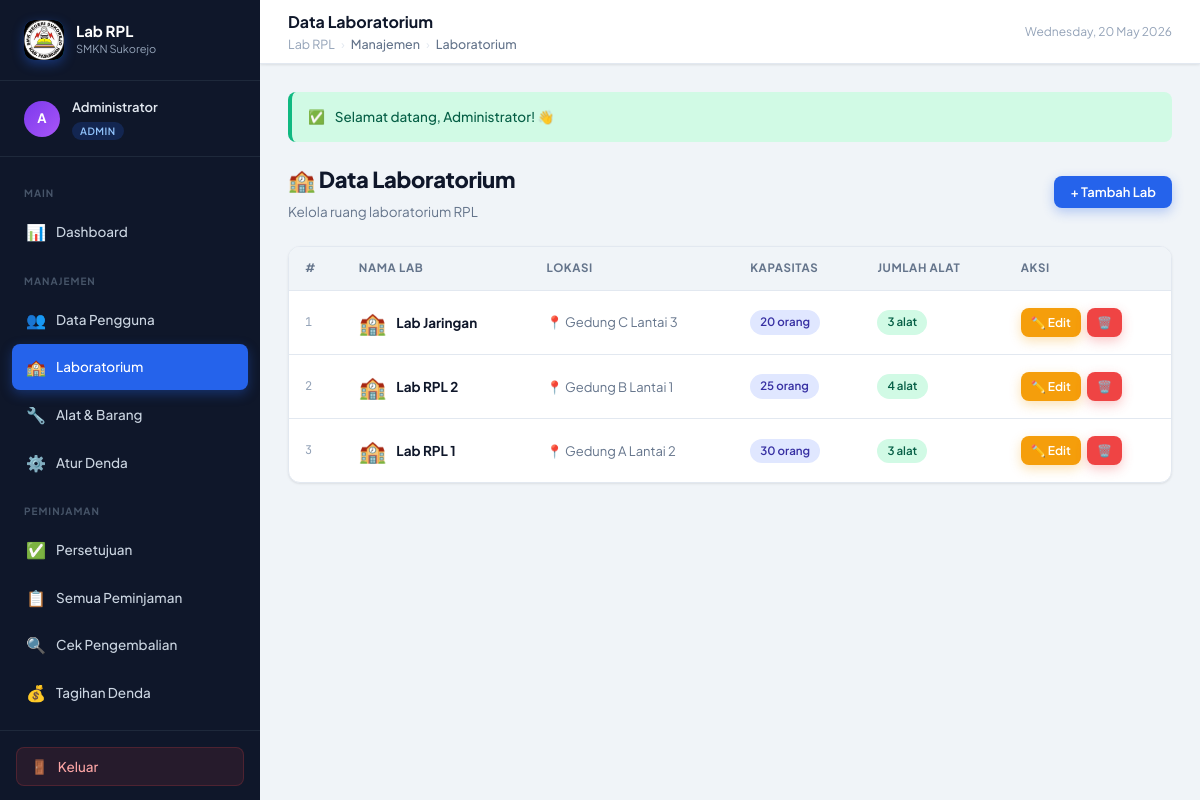
/pages/admin/laboratorium.php (signed in), run on the app's committed database.
### tables this page shows
CREATE TABLE IF NOT EXISTS laboratorium (
    id_lab    INT AUTO_INCREMENT PRIMARY KEY,
    nama_lab  VARCHAR(100) NOT NULL,
    lokasi    VARCHAR(150) NOT NULL,
    kapasitas INT NOT NULL DEFAULT 0,
    created_at TIMESTAMP DEFAULT CURRENT_TIMESTAMP
);

### pages/admin/laboratorium.php (the view, shortened to what this page needs)
<?php
session_start();require_once '../../config/koneksi.php';requireAdmin();
$labs=mysqli_query($conn,"SELECT l.*,COUNT(ab.id_alat) jml_alat FROM laboratorium l LEFT JOIN alat_barang ab ON l.id_lab=ab.id_lab GROUP BY l.id_lab ORDER BY l.id_lab DESC");
include '../../includes/header.php';?>
<?php include '../../includes/flash.php';?>
<div class="page-header" style="display:flex;align-items:center;justify-content:space-between;flex-wrap:wrap;gap:12px;">
  <div><h1>🏫 Data Laboratorium</h1><p>Kelola ruang laboratorium RPL</p></div>
  <button class="btn btn-primary" data-modal="modal-add">+ Tambah Lab</button>
</div>
<div class="card"><div class="table-wrapper"><table>
  <thead><tr><th>#</th><th>Nama Lab</th><th>Lokasi</th><th>Kapasitas</th><th>Jumlah Alat</th><th>Aksi</th></tr></thead>
  <tbody>
    <?php $i=1; while($lab=mysqli_fetch_assoc($labs)):?>
    <tr>
      <td class="row-num"><?=$i++?></td>
      <td><div style="display:flex;align-items:center;gap:10px;"><span style="font-size:22px;">🏫</span><strong><?=htmlspecialchars($lab['nama_lab'])?></strong></div></td>
      <td><span style="color:var(--text-secondary);font-size:13px;">📍 <?=htmlspecialchars($lab['lokasi'])?></span></td>
      <td><span class="badge badge-info"><?=$lab['kapasitas']?> orang</span></td>
      <td><span class="badge badge-success"><?=$lab['jml_alat']?> alat</span></td>
      <td><div class="td-actions">
        <a href="laboratorium.php?action=edit&id=<?=$lab['id_lab']?>" class="btn btn-warning btn-sm">✏️ Edit</a>
        <a href="laboratorium.php?action=delete&id=<?=$lab['id_lab']?>" class="btn btn-danger btn-sm" data-confirm="Hapus '<?=htmlspecialchars($lab['nama_lab'])?>'?">🗑️</a>
      </div></td>
    </tr>
    <?php endwhile; if($i===1):?><tr><td colspan="6"><div class="empty-state"><div class="empty-icon">🏫</div><p>Belum ada laboratorium</p></div></td></tr><?php endif;?>
  </tbody>
</table></div></div>
<?php include '../../includes/footer.php';?>

### assets/css/style.css (style rules this page uses)
:root { --primary:#2563eb;--primary-light:#3b82f6;--primary-dark:#1d4ed8; --primary-50:#eff6ff;--primary-100:#dbeafe; --accent:#0ea5e9; --success:#10b981;--success-light:#d1fae5; --warning:#f59e0b;--warning-light:#fef3c7; --danger:#ef4444;--danger-light:#fee2e2; --info:#6366f1;--info-light:#e0e7ff; --orange:#f97316;--orange-light:#ffedd5; --sidebar-w:260px;--navbar-h:64px; --bg:#f0f4f8;--bg-card:#ffffff; --bg-sidebar:#0f172a;--bg-sidebar-hover:#1e293b; --text-primary:#0f172a;--text-secondary:#64748b;--text-muted:#94a3b8; --text-sidebar:#cbd5e1; --border:#e2e8f0; --shadow-sm:0 1px 3px rgba(0,0,0,.06),0 1px 2px rgba(0,0,0,.04); --shadow:0 4px 12px rgba(0,0,0,.08),0 2px 4px rgba(0,0,0,.04); --shadow-lg:0 20px 40px rgba(0,0,0,.12),0 8px 16px rgba(0,0,0,.06); --radius:12px;--radius-sm:8px;--radius-lg:16px;--radius-xl:24px; --font:'Plus Jakarta Sans',sans-serif; --font-mono:'JetBrains Mono',monospace; --transition:all .2s cubic-bezier(.4,0,.2,1); }
*,*::before,*::after { box-sizing:border-box;margin:0;padding:0 }
html { scroll-behavior:smooth }
body { font-family:var(--font);background:var(--bg);color:var(--text-primary);font-size:14px;line-height:1.6;min-height:100vh }
a { text-decoration:none;color:inherit }
.page-header { margin-bottom:24px }
.page-header h1 { font-size:22px;font-weight:800;letter-spacing:-.3px }
.page-header p { color:var(--text-secondary);font-size:13.5px;margin-top:4px }
.card { background:var(--bg-card);border-radius:var(--radius);border:1px solid var(--border);box-shadow:var(--shadow-sm);overflow:hidden }
.btn { display:inline-flex;align-items:center;gap:6px;padding:8px 16px;border-radius:var(--radius-sm);font-family:var(--font);font-size:13px;font-weight:600;cursor:pointer;border:none;transition:var(--transition);text-decoration:none;white-space:nowrap }
.btn-primary { background:var(--primary);color:#fff;box-shadow:0 4px 12px rgba(37,99,235,.3) }
.btn-danger { background:var(--danger);color:#fff;box-shadow:0 4px 12px rgba(239,68,68,.3) }
.btn-warning { background:var(--warning);color:#fff;box-shadow:0 4px 12px rgba(245,158,11,.3) }
.btn-sm { padding:5px 10px;font-size:12px }
.table-wrapper { overflow-x:auto }
table { width:100%;border-collapse:collapse }
thead tr { background:var(--bg) }
thead th { padding:12px 16px;font-size:11.5px;font-weight:700;color:var(--text-secondary);text-transform:uppercase;letter-spacing:.6px;text-align:left;border-bottom:1px solid var(--border);white-space:nowrap }
tbody tr { border-bottom:1px solid var(--border);transition:var(--transition) }
tbody tr:last-child { border-bottom:none }
tbody td { padding:14px 16px;font-size:13.5px;vertical-align:middle }
.td-actions { display:flex;gap:6px;align-items:center;flex-wrap:wrap }
.row-num { color:var(--text-muted);font-size:12px;font-family:var(--font-mono) }
.badge { display:inline-flex;align-items:center;gap:4px;padding:3px 10px;border-radius:20px;font-size:11.5px;font-weight:600 }
.badge-success { background:var(--success-light);color:#065f46 }
.badge-info { background:var(--info-light);color:#3730a3 }
.fade-in { animation:fadeIn .4s ease both }

### data on the page
laboratorium: nama_lab "Lab Jaringan", lokasi "Gedung C Lantai 3", kapasitas "20", jml_alat "3"
laboratorium: nama_lab "Lab RPL 2", lokasi "Gedung B Lantai 1", kapasitas "25", jml_alat "4"
laboratorium: nama_lab "Lab RPL 1", lokasi "Gedung A Lantai 2", kapasitas "30", jml_alat "3"

### other printed values
substr($_SESSION['nama']??'U',0,1) "A"
$_SESSION['nama'] "Administrator"
$_SESSION['role'] "ADMIN"
$page_title "Data Laboratorium"
$lbl "Manajemen"
$lbl "Laboratorium"
$icons[$f['type']] "✅"
$f['message'] "Selamat datang, Administrator! 👋"
